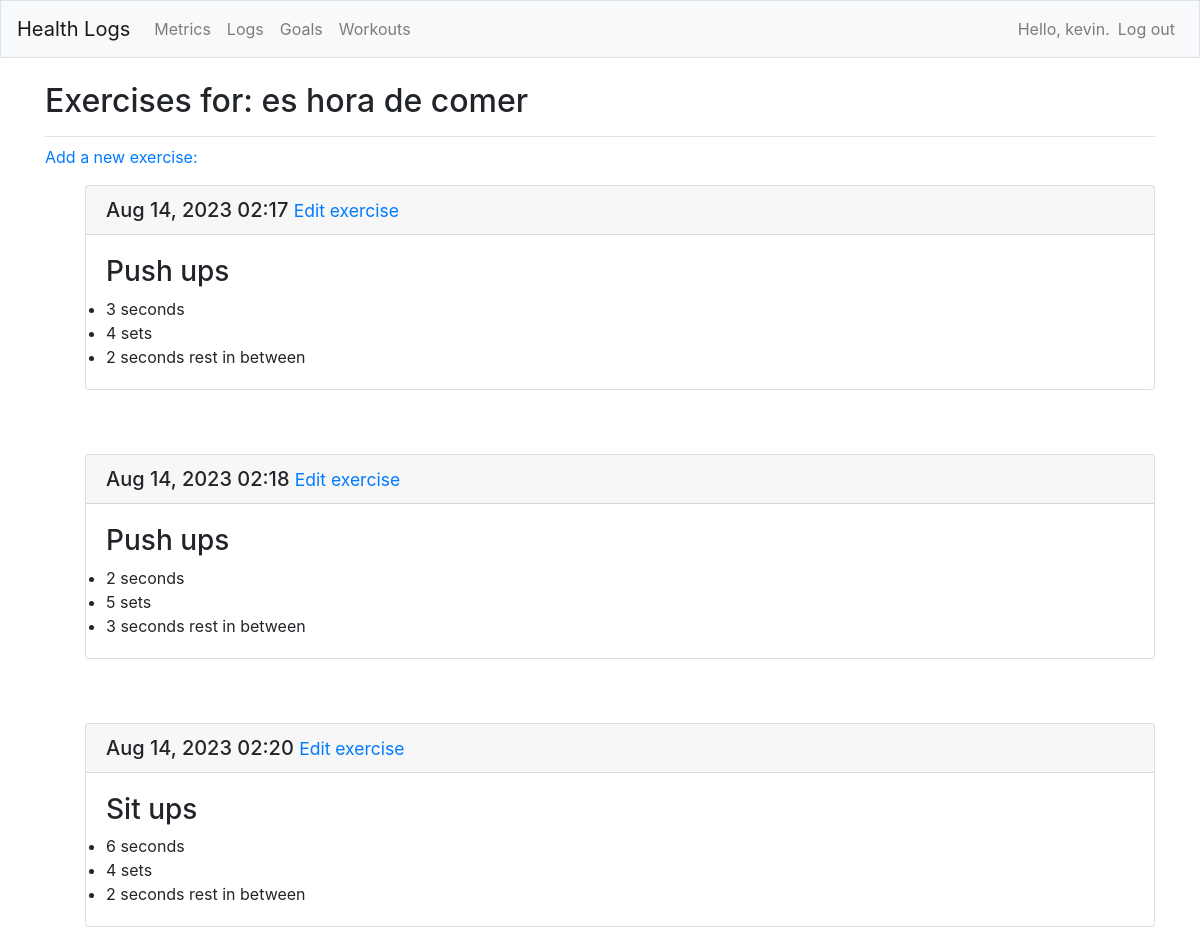
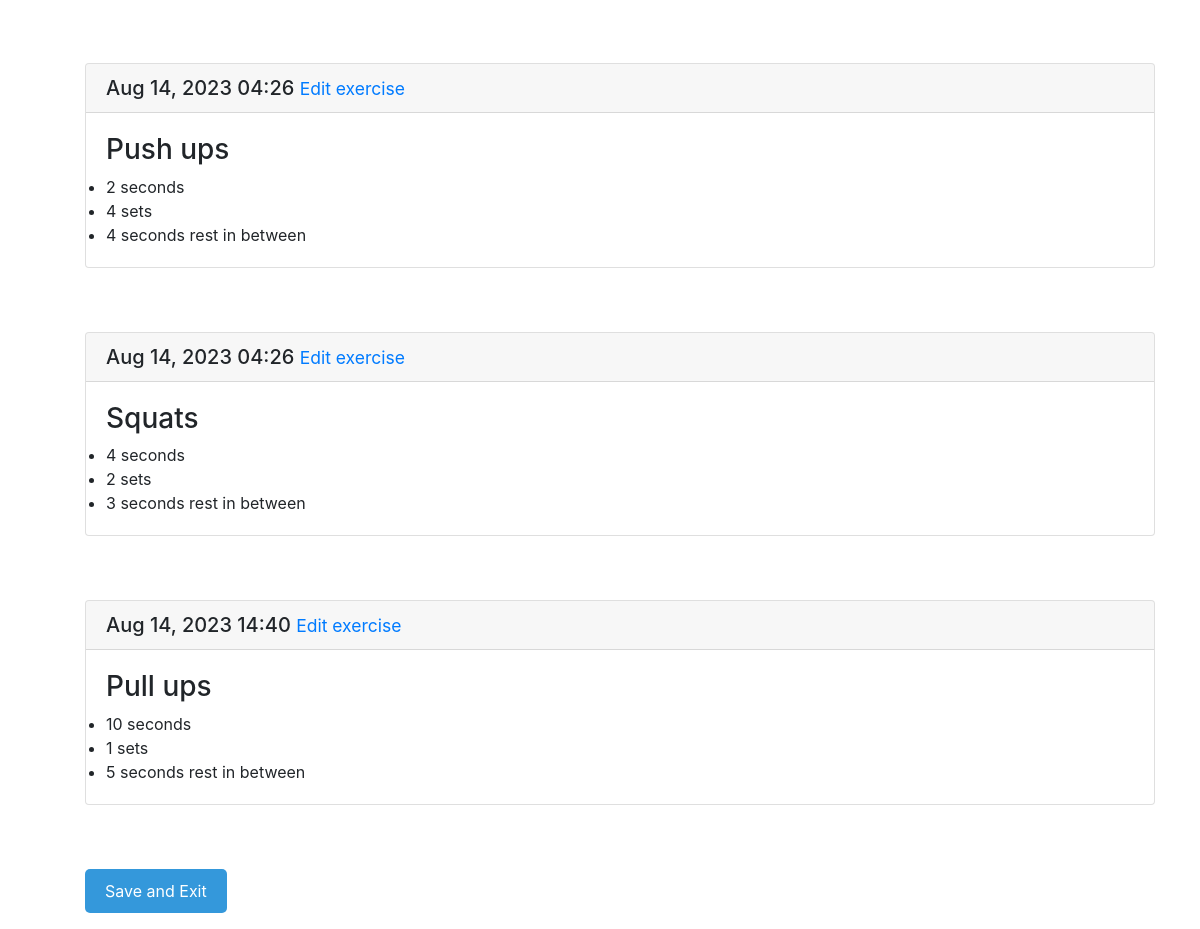
The page /exercises_workouts/1/ (signed in) on the database its author committed (2 pictures, top to bottom).
### health_logs/models.py (models this page shows, shortened)
class WorkoutTopic(models.Model):
  text = models.CharField(max_length = 200)
  times_completed = models.PositiveIntegerField(default=0)
  completion_timestamps = models.JSONField(default=list)
  date_added = models.DateTimeField(auto_now_add = True)
  owner = models.ForeignKey(User, on_delete=models.CASCADE)
  def __str__(self):
    return self.text

class WorkoutEntry(models.Model):
  topic = models.ForeignKey(WorkoutTopic, on_delete=models.CASCADE)
  exercise = models.TextField()
  duration = models.IntegerField()
  sets = models.IntegerField()
  rest = models.IntegerField()
  gpt = models.TextField()
  date_added = models.DateTimeField(auto_now_add = True)
  class Meta:
    verbose_name_plural = 'entries'

### health_logs/views.py (the view)
# urls.py: path('exercises_workouts/<int:topic_id>/', views.exercises_workouts, name='exercises_workouts'),
@login_required
def exercises_workouts(request, topic_id):
  topic = WorkoutTopic.objects.get(id=topic_id)
  if topic.owner != request.user:
    raise Http404
  entries = topic.workoutentry_set.order_by('date_added')
  context = {'topic': topic, 'entries': entries, 'ai_suggested_texts' : ai_suggested_texts}
  return render(request, 'health_logs/exercises_workouts.html', context)

### health_logs/templates/health_logs/exercises_workouts.html (shortened to what this page needs)
{% extends "health_logs/base.html" %}
{% block page_header %}
  <h2>Exercises for: {{topic}}</h2>
{% endblock page_header %}
{% block content %}
  <p>
    <a href="{% url 'health_logs:new_entry_workouts' topic.id %}">Add a new exercise:</a>
  </p>
  <ul>
  {% for entry in entries %}
	<div class="card mb-3">
	  <h5 class="card-header">
	    {{ entry.date_added|date:'M d, Y H:i' }}
		<small><a href="{% url 'health_logs:edit_entry_workouts' entry.id %}">Edit exercise</a></small>
	  </h5>
	  <div class="card-body">
	    <h3>{{ entry.exercise }}</h3>
		<li>{{ entry.duration }} seconds</li>
		<li>{{ entry.sets }} sets</li>
		<li>{{ entry.rest }} seconds rest in between</li>
	  </div>
	</div>
	<br></br>
  {% empty %}
      <li>No exercises for this workout yet.</li>
  {% endfor %}
  <p><a href="{% url 'health_logs:topic_workouts' topic.id %}" class=button>Save and Exit</a></p>
  </ul>
{% endblock content %}

### health_logs/templates/health_logs/base.html (shortened to what this page needs)
{% load bootstrap4 %}
<!doctype html>
<html lang="en">
<head>
  {% bootstrap_css %}
</head>
<body>
  <nav class="navbar navbar-expand-md navbar-light bg-light mb-4 border">
    <a class="navbar-brand" href="{% url 'health_logs:index' %}">
        Health Logs</a>
    <div class="collapse navbar-collapse" id="navbarCollapse">
      <ul class="navbar-nav mr-auto">
        <li class="nav-item">
          <a class="nav-link" href="{% url 'health_logs:topics'%}">
              Metrics</a></li>
		<li class="nav-item">
          <a class="nav-link" href="{% url 'health_logs:topics_logs'%}">
              Logs</a></li>
	    <li class="nav-item">
          <a class="nav-link" href="{% url 'health_logs:topics_goals'%}">
              Goals</a></li>
		<li class="nav-item">
          <a class="nav-link" href="{% url 'health_logs:topics_workouts'%}">
              Workouts</a></li>
      </ul>
      <ul class="navbar-nav ml-auto">
        {% if user.is_authenticated %}
          <li class="nav-item">
            <span class="navbar-text"}">Hello, {{ user.username }}.</span>
          </li>
          <li class="nav-item">
            <a class="nav-link" href="{% url 'users:logout' %}">Log out</a>
          </li>
        {% else %}
          <li class="nav-item">
            <a class="nav-link" href="{% url 'users:register' %}">Register</a>
          </li>
          <li class="nav-item">
            <a class="nav-link" href="{% url 'users:login' %}">Log in</a></li>
        {% endif %}
      </ul>
    </div>
  </nav>
  <main role="main" class="container">
    <div class="pb-2 mb-2 border-bottom">
      {% block page_header %}{% endblock page_header %}
    </div>
    <div>
      {% block content %}{% endblock content %}
    </div>
  </main>
</body>
</html>

### health_logs/templates/health_logs/exercises_workouts.html (style rules this page uses)
.button { display: inline-block; padding: 10px 20px; font-size: 16px; background-color: #3498db; color: white; border: none; border-radius: 5px; text-align: center; text-decoration: none; cursor: pointer; }

### rows shown on the page
WorkoutTopic: text "es hora de comer"
WorkoutEntry: date_added "Aug 14, 2023 02:17", exercise "Push ups", duration "3", sets "4", rest "2"
WorkoutEntry: date_added "Aug 14, 2023 02:18", exercise "Push ups", duration "2", sets "5", rest "3"
WorkoutEntry: date_added "Aug 14, 2023 02:20", exercise "Sit ups", duration "6", sets "4", rest "2"
WorkoutEntry: date_added "Aug 14, 2023 04:26", exercise "Push ups", duration "2", sets "4", rest "4"
WorkoutEntry: date_added "Aug 14, 2023 04:26", exercise "Squats", duration "4", sets "2", rest "3"
WorkoutEntry: date_added "Aug 14, 2023 14:40", exercise "Pull ups", duration "10", sets "1", rest "5"

### other values the page prints
{{ user.username }} "kevin"
